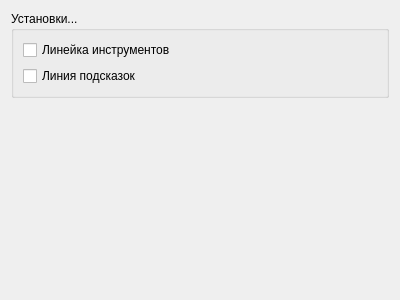
<?xml version="1.0" encoding="UTF-8"?>
<ui version="4.0">
 <class>FrmMainSetup</class>
 <widget class="QWidget" name="FrmMainSetup">
  <property name="geometry">
   <rect>
    <x>0</x>
    <y>0</y>
    <width>400</width>
    <height>300</height>
   </rect>
  </property>
  <property name="windowTitle">
   <string>Первое окно...</string>
  </property>
  <layout class="QVBoxLayout" name="verticalLayout_2">
   <item>
    <widget class="QGroupBox" name="groupBox">
     <property name="title">
      <string>Установки...</string>
     </property>
     <layout class="QVBoxLayout" name="verticalLayout">
      <item>
       <widget class="QCheckBox" name="checkBox">
        <property name="text">
         <string>Линейка инструментов</string>
        </property>
       </widget>
      </item>
      <item>
       <widget class="QCheckBox" name="checkBox_2">
        <property name="text">
         <string>Линия подсказок</string>
        </property>
       </widget>
      </item>
     </layout>
    </widget>
   </item>
   <item>
    <spacer name="verticalSpacer">
     <property name="orientation">
      <enum>Qt::Vertical</enum>
     </property>
     <property name="sizeHint" stdset="0">
      <size>
       <width>20</width>
       <height>141</height>
      </size>
     </property>
    </spacer>
   </item>
  </layout>
 </widget>
 <resources/>
 <connections/>
</ui>
